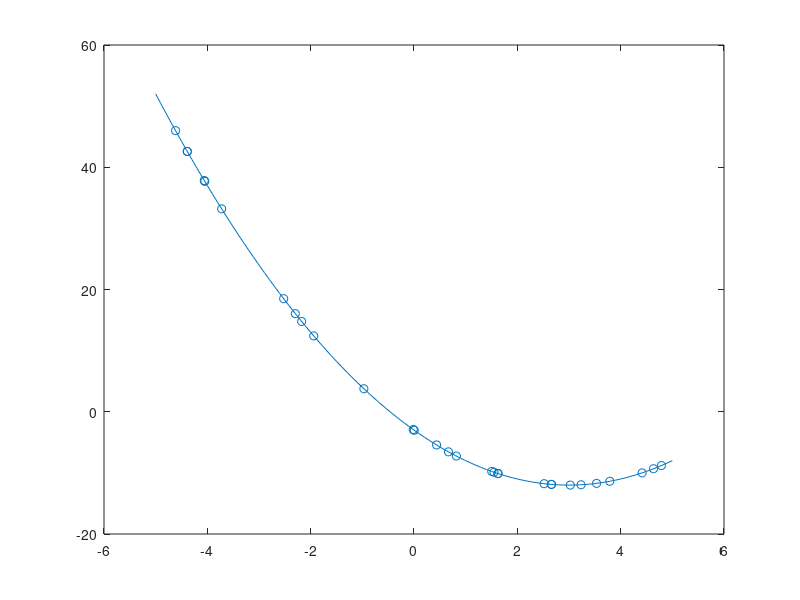

Source code (MATLAB):
clear; clc;
tic;
% Stochastic algoruthm of optimimztion basic

%% Input data
T0 = 1000;
t = 0.05;
Nmc = 2^14;
M = 64;
%x = (-1+2*rand(30,1))*20; % Initial population of 30 candidates
x = (-1+2*rand(30,1))*5; % Initial population of 30 candidates Rastragin
%y = (-1+2*rand(10,1))*5; % Initial population of 10 candidates
sz = size(x);

%beale = @(x,y) (1.5-x+x.*y).^2+(2.25-x+x.*(y.^2)).^2+(2.625-x+x.*(y.^3)).^2;
%gibbs = @(x,y,T) exp(-beale(x,y)/T);

%func = @(x) 10 + (x.^2-10*cos(2*pi.*x));
%cost = @(x) abs(func(x));
func = @(x) x.^2-6.*x-3;
cost = @(x) abs(func(x)-(-12)); % min if -6 at x=3

gibbs = @(x,T) exp(-cost(x)/T);

T = T0;
for k = 1:Nmc
    if (min(cost(x))>0.001)
    T = T*(1-k*(mod(k,M)==0)/Nmc)^4;
    
    % Selection
    for i = 1:sz  
        if (rand() > gibbs(x(i),T))
            for l = 1:sz
                % Proba of chosing another candidate. sum of these proba == 1
                p(l) = gibbs(x(l),T)/sum(gibbs(x,T)); 
            end;
            x(i) = x(ChoosenIdx(rand(),p));
        end;
    end;
    
    
    % Mutation
    for i = 1:sz
        x(i) = x(i) + t*(2*rand()-1);
    end;
    
    else 
        break;
    end;
   % m = min(x);
    %scatter(m,func(m)); xlabel('x'); ylabel('y'); hold on; 
end;
toc;
%figure; hold on;
res = min(cost(x))
%y = -20:0.1:20;
y = -5:0.1:5;
plot(y,func(y)); hold on;

k
x;
func(x); 

scatter(sort(x),func(sort(x)));
